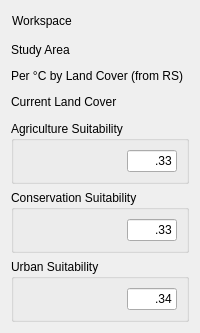
         <widget class="QWidget" name="tab_2">
          <attribute name="title">
           <string>Data Input</string>
          </attribute>
          <layout class="QVBoxLayout" name="verticalLayout_4">
           <item>
            <widget class="QLabel" name="label_21">
             <property name="sizePolicy">
              <sizepolicy hsizetype="Fixed" vsizetype="Fixed">
               <horstretch>0</horstretch>
               <verstretch>0</verstretch>
              </sizepolicy>
             </property>
             <property name="minimumSize">
              <size>
               <width>0</width>
               <height>20</height>
              </size>
             </property>
             <property name="toolTip">
              <string>&lt;html&gt;&lt;head/&gt;&lt;body&gt;&lt;p&gt;Directory of associated files.&lt;/p&gt;&lt;/body&gt;&lt;/html&gt;</string>
             </property>
             <property name="text">
              <string>Workspace</string>
             </property>
             <property name="margin">
              <number>1</number>
             </property>
             <property name="indent">
              <number>1</number>
             </property>
            </widget>
           </item>
           <item>
            <widget class="QgsFileWidget" name="file_wksp">
             <property name="sizePolicy">
              <sizepolicy hsizetype="Expanding" vsizetype="Fixed">
               <horstretch>0</horstretch>
               <verstretch>0</verstretch>
              </sizepolicy>
             </property>
             <property name="toolTip">
              <string notr="true"/>
             </property>
             <property name="toolTipDuration">
              <number>1</number>
             </property>
             <property name="whatsThis">
              <string notr="true"/>
             </property>
             <property name="filter">
              <string/>
             </property>
             <property name="defaultRoot">
              <string notr="true"/>
             </property>
             <property name="storageMode">
              <enum>QgsFileWidget::GetDirectory</enum>
             </property>
             <property name="relativeStorage">
              <enum>QgsFileWidget::Absolute</enum>
             </property>
            </widget>
           </item>
           <item>
            <widget class="QLabel" name="label_10">
             <property name="sizePolicy">
              <sizepolicy hsizetype="Fixed" vsizetype="Fixed">
               <horstretch>0</horstretch>
               <verstretch>0</verstretch>
              </sizepolicy>
             </property>
             <property name="toolTip">
              <string>&lt;html&gt;&lt;head/&gt;&lt;body&gt;&lt;p&gt;Shapefile of study area boundary, if entire region is not being analyzed.&lt;/p&gt;&lt;/body&gt;&lt;/html&gt;</string>
             </property>
             <property name="text">
              <string>Study Area</string>
             </property>
            </widget>
           </item>
           <item>
            <widget class="QgsFileWidget" name="file_area">
             <property name="sizePolicy">
              <sizepolicy hsizetype="Expanding" vsizetype="Fixed">
               <horstretch>0</horstretch>
               <verstretch>0</verstretch>
              </sizepolicy>
             </property>
             <property name="toolTip">
              <string/>
             </property>
             <property name="fullUrl">
              <bool>false</bool>
             </property>
             <property name="dialogTitle">
              <string/>
             </property>
             <property name="filter">
              <string>*.shp</string>
             </property>
             <property name="defaultRoot">
              <string/>
             </property>
            </widget>
           </item>
           <item>
            <widget class="QLabel" name="label_2">
             <property name="sizePolicy">
              <sizepolicy hsizetype="Preferred" vsizetype="Fixed">
               <horstretch>0</horstretch>
               <verstretch>0</verstretch>
              </sizepolicy>
             </property>
             <property name="toolTip">
              <string>&lt;html&gt;&lt;head/&gt;&lt;body&gt;&lt;p&gt;CSV of temperature slopes per land use.&lt;/p&gt;&lt;/body&gt;&lt;/html&gt;</string>
             </property>
             <property name="text">
              <string>Per °C by Land Cover (from RS)</string>
             </property>
            </widget>
           </item>
           <item>
            <widget class="QgsFileWidget" name="file_slopes">
             <property name="sizePolicy">
              <sizepolicy hsizetype="Preferred" vsizetype="Fixed">
               <horstretch>0</horstretch>
               <verstretch>0</verstretch>
              </sizepolicy>
             </property>
             <property name="toolTip">
              <string/>
             </property>
             <property name="filter">
              <string>*.csv</string>
             </property>
            </widget>
           </item>
           <item>
            <widget class="QLabel" name="label">
             <property name="sizePolicy">
              <sizepolicy hsizetype="Preferred" vsizetype="Fixed">
               <horstretch>0</horstretch>
               <verstretch>0</verstretch>
              </sizepolicy>
             </property>
             <property name="toolTip">
              <string>&lt;html&gt;&lt;head/&gt;&lt;body&gt;&lt;p&gt;Raster file of existing Land Cover.&lt;/p&gt;&lt;/body&gt;&lt;/html&gt;</string>
             </property>
             <property name="text">
              <string>Current Land Cover</string>
             </property>
            </widget>
           </item>
           <item>
            <widget class="QgsFileWidget" name="file_lc">
             <property name="sizePolicy">
              <sizepolicy hsizetype="Expanding" vsizetype="Fixed">
               <horstretch>0</horstretch>
               <verstretch>0</verstretch>
              </sizepolicy>
             </property>
             <property name="minimumSize">
              <size>
               <width>0</width>
               <height>0</height>
              </size>
             </property>
             <property name="toolTip">
              <string/>
             </property>
             <property name="filter">
              <string>*.tif</string>
             </property>
             <property name="defaultRoot">
              <string/>
             </property>
            </widget>
           </item>
           <item>
            <widget class="QGroupBox" name="groupBox_5">
             <property name="sizePolicy">
              <sizepolicy hsizetype="Expanding" vsizetype="Fixed">
               <horstretch>0</horstretch>
               <verstretch>0</verstretch>
              </sizepolicy>
             </property>
             <property name="minimumSize">
              <size>
               <width>0</width>
               <height>0</height>
              </size>
             </property>
             <property name="toolTip">
              <string>&lt;html&gt;&lt;head/&gt;&lt;body&gt;&lt;p&gt;Raster showing suitability of agricultural uses.&lt;/p&gt;&lt;/body&gt;&lt;/html&gt;</string>
             </property>
             <property name="title">
              <string>Agriculture Suitability</string>
             </property>
             <layout class="QHBoxLayout" name="horizontalLayout_2" stretch="0,0">
              <item>
               <widget class="QgsFileWidget" name="file_ag_suit">
                <property name="sizePolicy">
                 <sizepolicy hsizetype="Preferred" vsizetype="Fixed">
                  <horstretch>0</horstretch>
                  <verstretch>0</verstretch>
                 </sizepolicy>
                </property>
                <property name="minimumSize">
                 <size>
                  <width>0</width>
                  <height>20</height>
                 </size>
                </property>
                <property name="toolTip">
                 <string/>
                </property>
                <property name="whatsThis">
                 <string>&lt;html&gt;&lt;head/&gt;&lt;body&gt;&lt;p&gt;&lt;br/&gt;&lt;/p&gt;&lt;/body&gt;&lt;/html&gt;</string>
                </property>
                <property name="filter">
                 <string>*.tif</string>
                </property>
                <property name="defaultRoot">
                 <string notr="true"/>
                </property>
                <property name="storageMode">
                 <enum>QgsFileWidget::GetFile</enum>
                </property>
                <property name="relativeStorage">
                 <enum>QgsFileWidget::Absolute</enum>
                </property>
               </widget>
              </item>
              <item>
               <widget class="QLineEdit" name="le_ag_suit">
                <property name="sizePolicy">
                 <sizepolicy hsizetype="Fixed" vsizetype="Fixed">
                  <horstretch>0</horstretch>
                  <verstretch>0</verstretch>
                 </sizepolicy>
                </property>
                <property name="minimumSize">
                 <size>
                  <width>0</width>
                  <height>20</height>
                 </size>
                </property>
                <property name="maximumSize">
                 <size>
                  <width>50</width>
                  <height>16777215</height>
                 </size>
                </property>
                <property name="sizeIncrement">
                 <size>
                  <width>0</width>
                  <height>0</height>
                 </size>
                </property>
                <property name="baseSize">
                 <size>
                  <width>0</width>
                  <height>0</height>
                 </size>
                </property>
                <property name="text">
                 <string>.33</string>
                </property>
                <property name="alignment">
                 <set>Qt::AlignRight|Qt::AlignTrailing|Qt::AlignVCenter</set>
                </property>
               </widget>
              </item>
             </layout>
            </widget>
           </item>
           <item>
            <widget class="QGroupBox" name="groupBox_6">
             <property name="sizePolicy">
              <sizepolicy hsizetype="Expanding" vsizetype="Fixed">
               <horstretch>0</horstretch>
               <verstretch>0</verstretch>
              </sizepolicy>
             </property>
             <property name="minimumSize">
              <size>
               <width>0</width>
               <height>0</height>
              </size>
             </property>
             <property name="toolTip">
              <string>&lt;html&gt;&lt;head/&gt;&lt;body&gt;&lt;p&gt;Raster showing suitability of conservation uses.&lt;/p&gt;&lt;/body&gt;&lt;/html&gt;</string>
             </property>
             <property name="title">
              <string>Conservation Suitability</string>
             </property>
             <layout class="QHBoxLayout" name="horizontalLayout_3">
              <item>
               <widget class="QgsFileWidget" name="file_con_suit">
                <property name="sizePolicy">
                 <sizepolicy hsizetype="Preferred" vsizetype="Fixed">
                  <horstretch>0</horstretch>
                  <verstretch>0</verstretch>
                 </sizepolicy>
                </property>
                <property name="minimumSize">
                 <size>
                  <width>0</width>
                  <height>20</height>
                 </size>
                </property>
                <property name="toolTip">
                 <string/>
                </property>
                <property name="filter">
                 <string>*.tif</string>
                </property>
                <property name="defaultRoot">
                 <string/>
                </property>
               </widget>
              </item>
              <item>
               <widget class="QLineEdit" name="le_con_suit">
                <property name="sizePolicy">
                 <sizepolicy hsizetype="Fixed" vsizetype="Fixed">
                  <horstretch>0</horstretch>
                  <verstretch>0</verstretch>
                 </sizepolicy>
                </property>
                <property name="minimumSize">
                 <size>
                  <width>0</width>
                  <height>20</height>
                 </size>
                </property>
                <property name="maximumSize">
                 <size>
                  <width>50</width>
                  <height>16777215</height>
                 </size>
                </property>
                <property name="text">
                 <string>.33</string>
                </property>
                <property name="alignment">
                 <set>Qt::AlignRight|Qt::AlignTrailing|Qt::AlignVCenter</set>
                </property>
               </widget>
              </item>
             </layout>
            </widget>
           </item>
           <item>
            <widget class="QGroupBox" name="groupBox_7">
             <property name="sizePolicy">
              <sizepolicy hsizetype="Expanding" vsizetype="Fixed">
               <horstretch>0</horstretch>
               <verstretch>0</verstretch>
              </sizepolicy>
             </property>
             <property name="minimumSize">
              <size>
               <width>0</width>
               <height>0</height>
              </size>
             </property>
             <property name="toolTip">
              <string>&lt;html&gt;&lt;head/&gt;&lt;body&gt;&lt;p&gt;Raster showing suitability of urban uses.&lt;/p&gt;&lt;/body&gt;&lt;/html&gt;</string>
             </property>
             <property name="title">
              <string>Urban Suitability</string>
             </property>
             <layout class="QHBoxLayout" name="horizontalLayout_4">
              <item>
               <widget class="QgsFileWidget" name="file_urb_suit">
                <property name="sizePolicy">
                 <sizepolicy hsizetype="Preferred" vsizetype="Fixed">
                  <horstretch>0</horstretch>
                  <verstretch>0</verstretch>
                 </sizepolicy>
                </property>
                <property name="minimumSize">
                 <size>
                  <width>0</width>
                  <height>20</height>
                 </size>
                </property>
                <property name="toolTip">
                 <string/>
                </property>
                <property name="filter">
                 <string>*.tif</string>
                </property>
                <property name="defaultRoot">
                 <string/>
                </property>
               </widget>
              </item>
              <item>
               <widget class="QLineEdit" name="le_urb_suit">
                <property name="sizePolicy">
                 <sizepolicy hsizetype="Fixed" vsizetype="Fixed">
                  <horstretch>0</horstretch>
                  <verstretch>0</verstretch>
                 </sizepolicy>
                </property>
                <property name="minimumSize">
                 <size>
                  <width>0</width>
                  <height>20</height>
                 </size>
                </property>
                <property name="maximumSize">
                 <size>
                  <width>50</width>
                  <height>16777215</height>
                 </size>
                </property>
                <property name="text">
                 <string>.34</string>
                </property>
                <property name="alignment">
                 <set>Qt::AlignRight|Qt::AlignTrailing|Qt::AlignVCenter</set>
                </property>
               </widget>
              </item>
             </layout>
            </widget>
           </item>
          </layout>
         </widget>
